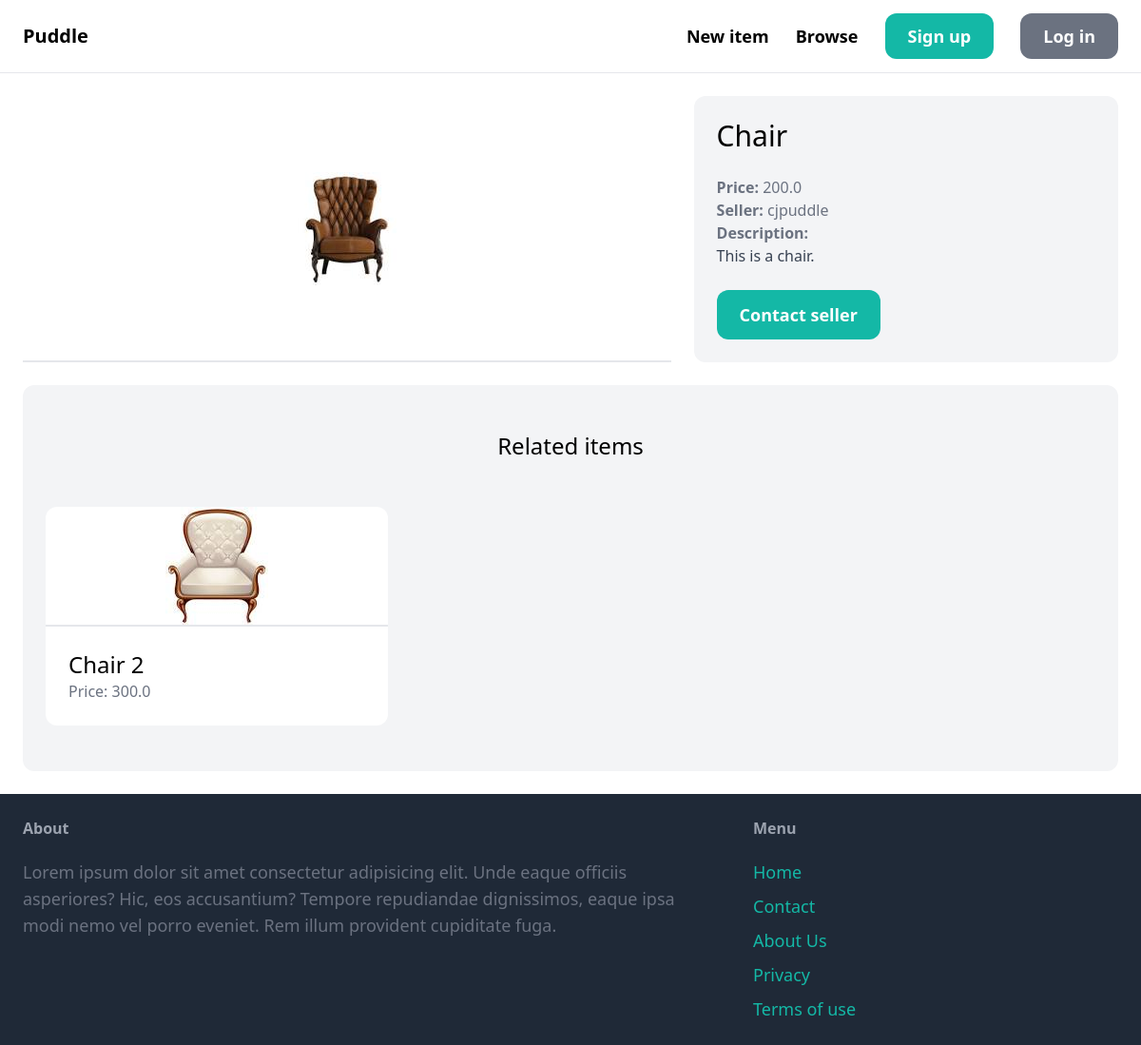
/items/5/, run on the app's committed database.
### item/models.py (models this page shows, shortened)
class Item(models.Model):
    category = models.ForeignKey(Category, related_name='items', on_delete=models.CASCADE)
    name = models.CharField(max_length=255)
    description = models.TextField(blank=True, null=True)
    price = models.FloatField()
    image = models.ImageField(upload_to='item_images', blank=True, null=True)
    is_sold = models.BooleanField(default=False)
    created_by = models.ForeignKey(User, related_name='items', on_delete=models.CASCADE)
    created_at = models.DateTimeField(auto_now_add=True)

### item/views.py (the view)
# urls.py: path('<int:pk>/', views.detail, name='detail'),
def detail(request, pk):
    item = get_object_or_404(Item, pk=pk)
    related_items = Item.objects.filter(category=item.category, is_sold=False).exclude(pk=pk)[0:3
                                                                                              ]
    return render(request, 'item/detail.html', {
        'item': item,
        'related_items': related_items
    })

### item/templates/item/detail.html (shortened to what this page needs)
{% extends 'core/base.html' %}
{% block content %}
    <div class="grid grid-cols-5 gap-6">
        <div class="col-span-3 border-b-2 border-gray flex justify-center items-center">
                <img src="{{item.image.url}}" class="rounded-xl " alt="">
        </div>
        <div class="col-span-2 p-6 bg-gray-100 rounded-xl">
            <h1 class="mb-6 text-3xl ">{{ item.name }}</h1>
            <p class="text-gray-500"><strong>Price: </strong>{{ item.price }}</p>
            <p class="text-gray-500"><strong>Seller: </strong>{{ item.created_by.username }}</p>
            {% if item.description %}
                <p class="text-gray-700">
                    <strong class="text-gray-500">Description: </strong><br>
                    {{ item.description }}
                </p>
            {% endif %}
            {% if request.user == item.created_by %}
                <div class="mt-6 p-6 bg-white rounded-xl">
                    <p>This is your item!</p>
                    <a href="{% url 'item:delete' item.id %}" class="inline-block mt-6 px-6 py-3 text-lg font-semibold bg-red-500 text-white rounded-xl">Delete</a>
                    <a href="{% url 'item:edit' item.id %}" class="inline-block mt-6 px-6 py-3 text-lg font-semibold bg-teal-500 text-white rounded-xl">Edit</a>
                </div>
            {% else %}
                <a href="{% url 'conversation:new' item.id %}" class="inline-block mt-6 px-6 py-3 text-lg font-semibold bg-teal-500 text-white rounded-xl hover:bg-teal-700 ">Contact seller</a>
            {% endif %}
        </div>
    </div>
    <div class="mt-6 px-6 py-12 bg-gray-100 rounded-xl">
        <h2 class="mb-12 text-2xl text-center">Related items</h2>
        <div class="grid grid-cols-3 gap-3">
            {% for item in related_items %}
                <div>
                    <a href="{% url 'item:detail' item.id %}">
                        <div class="border-b-2 border-gray rounded-t-xl bg-white flex justify-center items-center">
                            <img src="{{ item.image.url }}" class="rounded-t-xl" alt="">
                        </div>
                        <div class="p-6 bg-white rounded-b-xl">
                            <h2 class="text-2xl">{{item.name}}</h2>
                            <p class="text-gray-500">Price: {{ item.price }}</p>
                        </div>
                    </a>
                </div>
            {% endfor %}
        </div>
    </div>
{% endblock %}

### data on the page
Item: image (picture), name "Chair", price "200.0", created_by.username "cjpuddle", description "This is a chair."
Item: image (picture), name "Chair 2", price "300.0"
